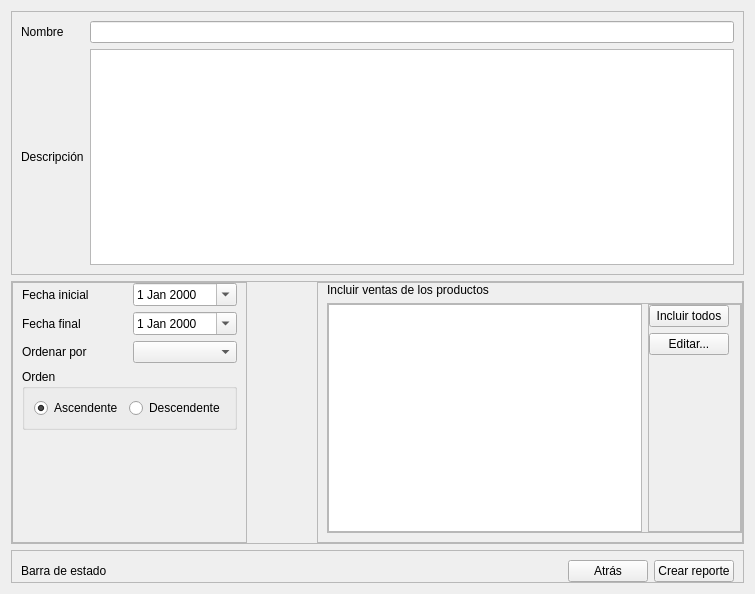
<?xml version="1.0" encoding="UTF-8"?>
<ui version="4.0">
 <class>Frame</class>
 <widget class="QFrame" name="Frame">
  <property name="geometry">
   <rect>
    <x>0</x>
    <y>0</y>
    <width>755</width>
    <height>594</height>
   </rect>
  </property>
  <property name="windowTitle">
   <string>Frame</string>
  </property>
  <layout class="QVBoxLayout" name="verticalLayout">
   <item>
    <widget class="QFrame" name="frame">
     <property name="frameShape">
      <enum>QFrame::StyledPanel</enum>
     </property>
     <property name="frameShadow">
      <enum>QFrame::Raised</enum>
     </property>
     <layout class="QGridLayout" name="gridLayout">
      <item row="0" column="0">
       <widget class="QLabel" name="label">
        <property name="text">
         <string>Nombre</string>
        </property>
       </widget>
      </item>
      <item row="0" column="1">
       <widget class="QLineEdit" name="name_line_edit"/>
      </item>
      <item row="1" column="0">
       <widget class="QLabel" name="label_2">
        <property name="text">
         <string>Descripción</string>
        </property>
       </widget>
      </item>
      <item row="1" column="1">
       <widget class="QPlainTextEdit" name="description_plain_text_edit"/>
      </item>
     </layout>
    </widget>
   </item>
   <item>
    <widget class="QFrame" name="frame_2">
     <property name="frameShape">
      <enum>QFrame::StyledPanel</enum>
     </property>
     <property name="frameShadow">
      <enum>QFrame::Raised</enum>
     </property>
     <layout class="QHBoxLayout" name="horizontalLayout">
      <property name="spacing">
       <number>70</number>
      </property>
      <property name="leftMargin">
       <number>0</number>
      </property>
      <property name="topMargin">
       <number>0</number>
      </property>
      <property name="rightMargin">
       <number>0</number>
      </property>
      <property name="bottomMargin">
       <number>0</number>
      </property>
      <item>
       <widget class="QFrame" name="frame_3">
        <property name="frameShape">
         <enum>QFrame::StyledPanel</enum>
        </property>
        <property name="frameShadow">
         <enum>QFrame::Raised</enum>
        </property>
        <layout class="QGridLayout" name="gridLayout_2">
         <property name="topMargin">
          <number>0</number>
         </property>
         <item row="1" column="1">
          <widget class="QLabel" name="label_3">
           <property name="text">
            <string>Fecha inicial</string>
           </property>
          </widget>
         </item>
         <item row="1" column="2">
          <widget class="QDateEdit" name="initial_date_edit">
           <property name="readOnly">
            <bool>false</bool>
           </property>
           <property name="calendarPopup">
            <bool>true</bool>
           </property>
          </widget>
         </item>
         <item row="4" column="1" colspan="2">
          <widget class="QGroupBox" name="ordering_group_box">
           <property name="sizePolicy">
            <sizepolicy hsizetype="Preferred" vsizetype="Minimum">
             <horstretch>0</horstretch>
             <verstretch>0</verstretch>
            </sizepolicy>
           </property>
           <property name="title">
            <string>Orden</string>
           </property>
           <property name="checkable">
            <bool>false</bool>
           </property>
           <layout class="QHBoxLayout" name="horizontalLayout_2">
            <item>
             <widget class="QRadioButton" name="ascending_radio_button">
              <property name="text">
               <string>Ascendente</string>
              </property>
              <property name="checked">
               <bool>true</bool>
              </property>
             </widget>
            </item>
            <item>
             <widget class="QRadioButton" name="descending_radio_button">
              <property name="text">
               <string>Descendente</string>
              </property>
             </widget>
            </item>
           </layout>
          </widget>
         </item>
         <item row="2" column="1">
          <widget class="QLabel" name="label_4">
           <property name="text">
            <string>Fecha final</string>
           </property>
          </widget>
         </item>
         <item row="3" column="1">
          <widget class="QLabel" name="label_5">
           <property name="text">
            <string>Ordenar por</string>
           </property>
          </widget>
         </item>
         <item row="2" column="2">
          <widget class="QDateEdit" name="final_date_edit">
           <property name="calendarPopup">
            <bool>true</bool>
           </property>
          </widget>
         </item>
         <item row="3" column="2">
          <widget class="QComboBox" name="order_by_combo_box"/>
         </item>
         <item row="5" column="1">
          <spacer name="verticalSpacer">
           <property name="orientation">
            <enum>Qt::Vertical</enum>
           </property>
           <property name="sizeHint" stdset="0">
            <size>
             <width>20</width>
             <height>40</height>
            </size>
           </property>
          </spacer>
         </item>
        </layout>
       </widget>
      </item>
      <item>
       <widget class="QFrame" name="frame_4">
        <property name="frameShape">
         <enum>QFrame::StyledPanel</enum>
        </property>
        <property name="frameShadow">
         <enum>QFrame::Raised</enum>
        </property>
        <layout class="QVBoxLayout" name="verticalLayout_4">
         <property name="topMargin">
          <number>0</number>
         </property>
         <property name="rightMargin">
          <number>0</number>
         </property>
         <item>
          <widget class="QLabel" name="label_6">
           <property name="text">
            <string>Incluir ventas de los productos</string>
           </property>
          </widget>
         </item>
         <item>
          <widget class="QFrame" name="frame_7">
           <property name="frameShape">
            <enum>QFrame::StyledPanel</enum>
           </property>
           <property name="frameShadow">
            <enum>QFrame::Raised</enum>
           </property>
           <layout class="QHBoxLayout" name="horizontalLayout_5">
            <property name="leftMargin">
             <number>0</number>
            </property>
            <property name="topMargin">
             <number>0</number>
            </property>
            <property name="rightMargin">
             <number>0</number>
            </property>
            <property name="bottomMargin">
             <number>0</number>
            </property>
            <item>
             <widget class="QListWidget" name="product_list_widget"/>
            </item>
            <item>
             <widget class="QFrame" name="frame_6">
              <property name="frameShape">
               <enum>QFrame::StyledPanel</enum>
              </property>
              <property name="frameShadow">
               <enum>QFrame::Raised</enum>
              </property>
              <layout class="QVBoxLayout" name="verticalLayout_2">
               <property name="leftMargin">
                <number>0</number>
               </property>
               <property name="topMargin">
                <number>0</number>
               </property>
               <property name="rightMargin">
                <number>11</number>
               </property>
               <property name="bottomMargin">
                <number>0</number>
               </property>
               <item>
                <widget class="QPushButton" name="include_all_button">
                 <property name="sizePolicy">
                  <sizepolicy hsizetype="Maximum" vsizetype="Fixed">
                   <horstretch>0</horstretch>
                   <verstretch>0</verstretch>
                  </sizepolicy>
                 </property>
                 <property name="text">
                  <string>Incluir todos</string>
                 </property>
                </widget>
               </item>
               <item>
                <widget class="QPushButton" name="edit_button">
                 <property name="sizePolicy">
                  <sizepolicy hsizetype="Maximum" vsizetype="Fixed">
                   <horstretch>0</horstretch>
                   <verstretch>0</verstretch>
                  </sizepolicy>
                 </property>
                 <property name="text">
                  <string>Editar...</string>
                 </property>
                </widget>
               </item>
               <item>
                <spacer name="verticalSpacer_2">
                 <property name="orientation">
                  <enum>Qt::Vertical</enum>
                 </property>
                 <property name="sizeHint" stdset="0">
                  <size>
                   <width>20</width>
                   <height>40</height>
                  </size>
                 </property>
                </spacer>
               </item>
              </layout>
             </widget>
            </item>
           </layout>
          </widget>
         </item>
        </layout>
       </widget>
      </item>
     </layout>
    </widget>
   </item>
   <item>
    <widget class="QFrame" name="frame_8">
     <property name="frameShape">
      <enum>QFrame::StyledPanel</enum>
     </property>
     <property name="frameShadow">
      <enum>QFrame::Raised</enum>
     </property>
     <layout class="QHBoxLayout" name="horizontalLayout_4">
      <property name="bottomMargin">
       <number>0</number>
      </property>
      <item>
       <widget class="QLabel" name="state_bar_label">
        <property name="text">
         <string>Barra de estado</string>
        </property>
       </widget>
      </item>
      <item>
       <spacer name="horizontalSpacer_2">
        <property name="orientation">
         <enum>Qt::Horizontal</enum>
        </property>
        <property name="sizeHint" stdset="0">
         <size>
          <width>40</width>
          <height>20</height>
         </size>
        </property>
       </spacer>
      </item>
      <item>
       <widget class="QPushButton" name="back_button">
        <property name="sizePolicy">
         <sizepolicy hsizetype="Maximum" vsizetype="Maximum">
          <horstretch>0</horstretch>
          <verstretch>0</verstretch>
         </sizepolicy>
        </property>
        <property name="text">
         <string>Atrás</string>
        </property>
       </widget>
      </item>
      <item>
       <widget class="QPushButton" name="create_report_button">
        <property name="text">
         <string>Crear reporte</string>
        </property>
       </widget>
      </item>
     </layout>
    </widget>
   </item>
  </layout>
 </widget>
 <resources/>
 <connections/>
</ui>
